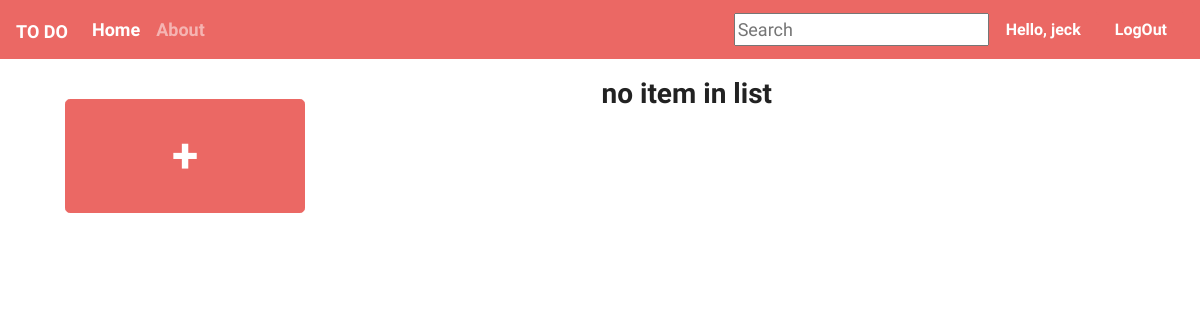
The page / (signed in) on the database as committed earlier.
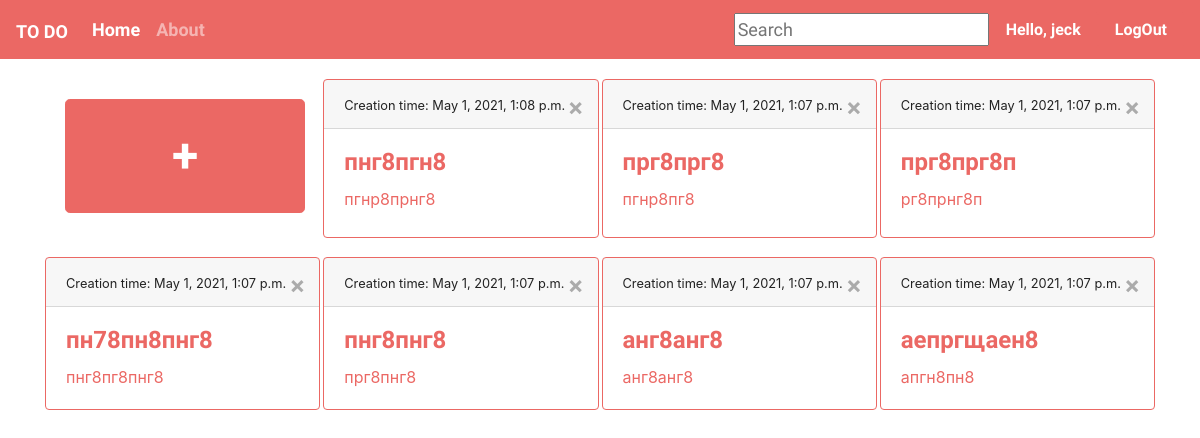
The same page on the database as committed later.
### main/models.py (models this page shows, shortened)
class Datask(models.Model):
    user = models.ForeignKey(User, on_delete=models.CASCADE, null=True, blank=True)
    title = models.CharField(max_length=200, null=True, blank=True)
    description = models.TextField(null=True, blank=True)
    complete = models.BooleanField(default=False)
    created = models.DateTimeField(auto_now_add=True)
    class Meta:
        ordering = ['complete']

### main/views.py (the view)
# urls.py: path('', Task.as_view(), name = 'tasklist'),
class Task(LoginRequiredMixin, ListView):
    model = Datask
    context_object_name = "taski"
    ordering = ['-created']
    def get_context_data(self, *, object_list=None, **kwargs):
        context = super().get_context_data(**kwargs)
        context['taski'] = context['taski'].filter(user=self.request.user)
        context['count'] = context['taski'].filter(complete=False).count()
        search_input = self.request.GET.get('search-area') or ''
        if search_input:
            context['taski']= context['taski'].filter(
                title__icontains=search_input)
        context['search_input'] = search_input
        return context

### templates/main/datask_list.html (shortened to what this page needs)
{% extends 'main/main.html' %}
{% block content %}
<a href="{% url 'task_create' %}" >
    <div class = "container" style="margin-top: 20px">
  <div class="card-body">
      <button type="button" class="btn btn-primary btn-lg">     +      </button>
  </div>
</a>
{% for task in taski %}
        <div class="card border-primary mb-3" style="max-width: 20rem;">
            <div class="card-header"><small> Creation time: {{ task.created }}</small>
            <a href="{% url 'task_delete' task.id %}">
                <button type="button" class="ml-2 mb-1 close" data-dismiss="toast" aria-label="Close" value="but">
             <span aria-hidden="true">&times;</span>
                </button>
            </a>
        </div>
         <div class="card-body">
      <h4 class="card-title"><a href="{% url 'task_update' task.id %}">{{ task.title }}</a></h4>
      <p class="card-text"><a href="{% url 'task_update' task.id %}">{{ task.description }}</a></p></div>
</div>
                        {% empty %}
            <h3> no item in list</h3>
        {% endfor %}
{% endblock content%}

Rows that differ between the two databases and show on the page:
added Datask: created "May 1, 2021, 1:08 p.m.", title "пнг8пгн8", description "пгнр8прнг8"
added Datask: created "May 1, 2021, 1:07 p.m.", title "прг8прг8", description "пгнр8пг8"
added Datask: created "May 1, 2021, 1:07 p.m.", title "прг8прг8п", description "рг8прнг8п"
added Datask: created "May 1, 2021, 1:07 p.m.", title "пн78пн8пнг8", description "пнг8пг8пнг8"
added Datask: created "May 1, 2021, 1:07 p.m.", title "пнг8пнг8", description "прг8пнг8"
added Datask: created "May 1, 2021, 1:07 p.m.", title "анг8анг8", description "анг8анг8"
added Datask: created "May 1, 2021, 1:07 p.m.", title "аепргщаен8", description "апгн8пн8"
Other text that changed with them:
text no longer shown: "no item in list"
